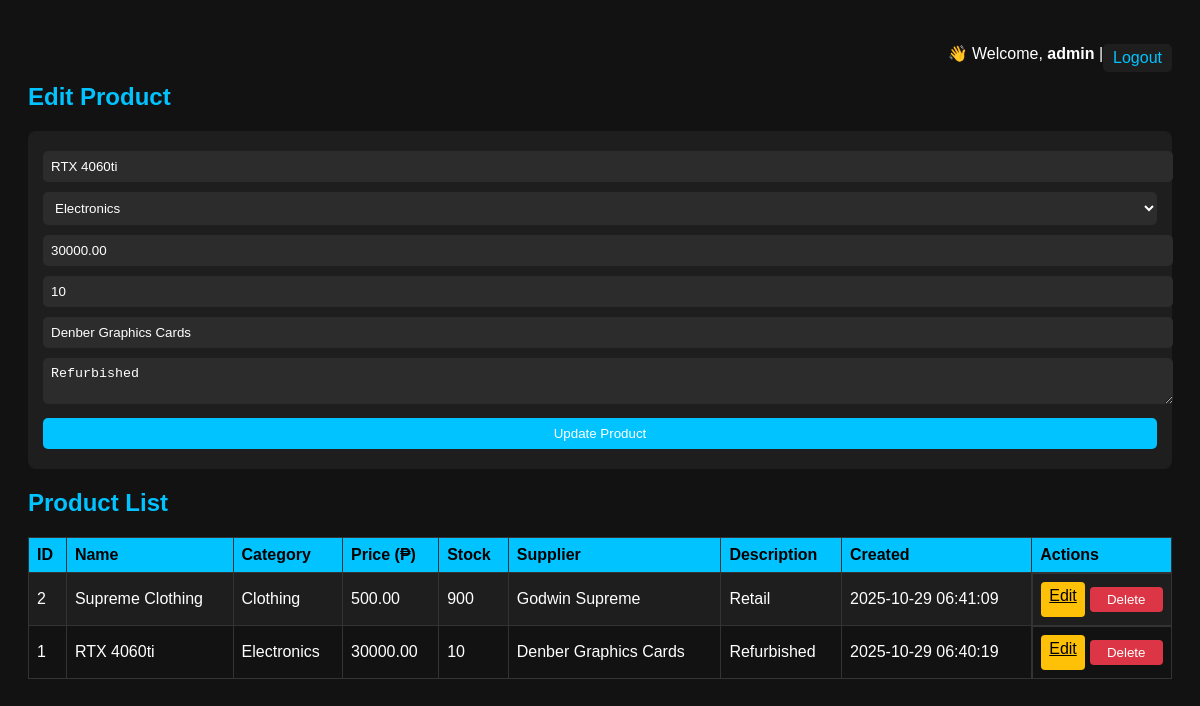
Page /index.php?edit=1 (signed in) on the committed database.
### tables this page shows
CREATE TABLE `products` (
  `id` int(11) NOT NULL,
  `name` varchar(100) NOT NULL,
  `category` varchar(100) NOT NULL,
  `price` decimal(10,2) NOT NULL,
  `stock` int(11) NOT NULL,
  `supplier` varchar(100) DEFAULT NULL,
  `description` text DEFAULT NULL,
  `created_at` timestamp NOT NULL DEFAULT current_timestamp()
);

### index.php (the view, shortened to what this page needs)
<?php
include 'config.php';
?>
<!DOCTYPE html>
<html>
<head>
</head>
<body>
    <p style="text-align:right;">
        👋 Welcome, <b><?php echo $_SESSION['user']; ?></b> |
        <a class="logout" href="logout.php">Logout</a>
    </p>
    <h2><?php echo isset($_GET['edit']) ? "Edit Product" : "Add Product"; ?></h2>
    <?php
    $editData = null;
    if (isset($_GET['edit'])) {
        $id = intval($_GET['edit']);
        $result = $conn->query("SELECT * FROM products WHERE id = $id");
        $editData = $result->fetch_assoc();
    }
    ?>
    <form method="POST" action="">
        <input type="text" name="name" placeholder="Product Name" value="<?php echo $editData['name'] ?? ''; ?>" required>
        <select name="category" required>
            <?php
            $categories = ["Electronics","Clothing","Home & Kitchen","Sports","Books"];
            foreach ($categories as $cat) {
                $selected = ($editData && $editData['category'] == $cat) ? "selected" : "";
                echo "<option value='$cat' $selected>$cat</option>";
            }
            ?>
        </select>
        <input type="number" step="0.01" name="price" placeholder="Price" value="<?php echo $editData['price'] ?? ''; ?>" required>
        <input type="number" name="stock" placeholder="Stock" value="<?php echo $editData['stock'] ?? ''; ?>" required>
        <input type="text" name="supplier" placeholder="Enter supplier name" value="<?php echo $editData['supplier'] ?? ''; ?>">
        <textarea name="description" placeholder="Description"><?php echo $editData['description'] ?? ''; ?></textarea>
        <?php if ($editData): ?>
            <button type="submit" name="update_product">Update Product</button>
        <?php else: ?>
            <button type="submit" name="add_product">Add Product</button>
        <?php endif; ?>
    </form>
    <h2>Product List</h2>
    <table>
        <tr>
            <th>ID</th>
            <th>Name</th>
            <th>Category</th>
            <th>Price (₱)</th>
            <th>Stock</th>
            <th>Supplier</th>
            <th>Description</th>
            <th>Created</th>
            <th>Actions</th>
        </tr>
        <?php
        $result = $conn->query("SELECT * FROM products ORDER BY id DESC");
        if ($result->num_rows > 0) {
            while ($row = $result->fetch_assoc()) {
                echo "<tr>
                        <td>{$row['id']}</td>
                        <td>{$row['name']}</td>
                        <td>{$row['category']}</td>
                        <td>{$row['price']}</td>
                        <td>{$row['stock']}</td>
                        <td>{$row['supplier']}</td>
                        <td>{$row['description']}</td>
                        <td>{$row['created_at']}</td>
                        <td class='actions'>
                            <a href='?edit={$row['id']}' class='edit-btn'>Edit</a>
                            <button type='button' class='delete-btn' onclick='confirmDelete({$row['id']})'>Delete</button>
                        </td>
                    </tr>";
            }
        } else {
            echo "<tr><td colspan='9' style='text-align:center;'>No products found</td></tr>";
        }
        ?>
    </table>
</body>
</html>

### index.php (style rules this page uses)
body { background-color: #121212; color: white; font-family: Arial, sans-serif; padding: 20px; }
h2 { color: #00c3ff; }
a.logout { color: #00c3ff; text-decoration: none; float: right; background-color: #1e1e1e; padding: 5px 10px; border-radius: 5px; }
form { background-color: #1e1e1e; padding: 15px; margin-bottom: 20px; border-radius: 8px; }
input, textarea, select, button { padding: 8px; margin: 5px 0; width: 100%; border: none; border-radius: 5px; }
input, textarea, select { background-color: #2c2c2c; color: white; }
button { background-color: #00c3ff; color: white; cursor: pointer; }
table { width: 100%; border-collapse: collapse; margin-top: 15px; }
th, td { border: 1px solid #333; padding: 8px; text-align: left; }
th { background-color: #00c3ff; color: black; }
tr:nth-child(even) { background-color: #1e1e1e; }
.actions { display: flex; gap: 5px; }
.edit-btn { background-color: #ffc107; color: black; padding: 5px 8px; border: none; border-radius: 4px; }
.delete-btn { background-color: #dc3545; color: white; padding: 5px 8px; border: none; border-radius: 4px; }

### rows in the picture
products: name "RTX 4060ti", price "30000.00", stock "10", supplier "Denber Graphics Cards", description "Refurbished", id "1", category "Electronics", created_at "2025-10-29 06:40:19"
products: id "2", name "Supreme Clothing", category "Clothing", price "500.00", stock "900", supplier "Godwin Supreme", description "Retail", created_at "2025-10-29 06:41:09"

### other values in the picture
$_SESSION['user'] "admin"
form field category "Electronics"
